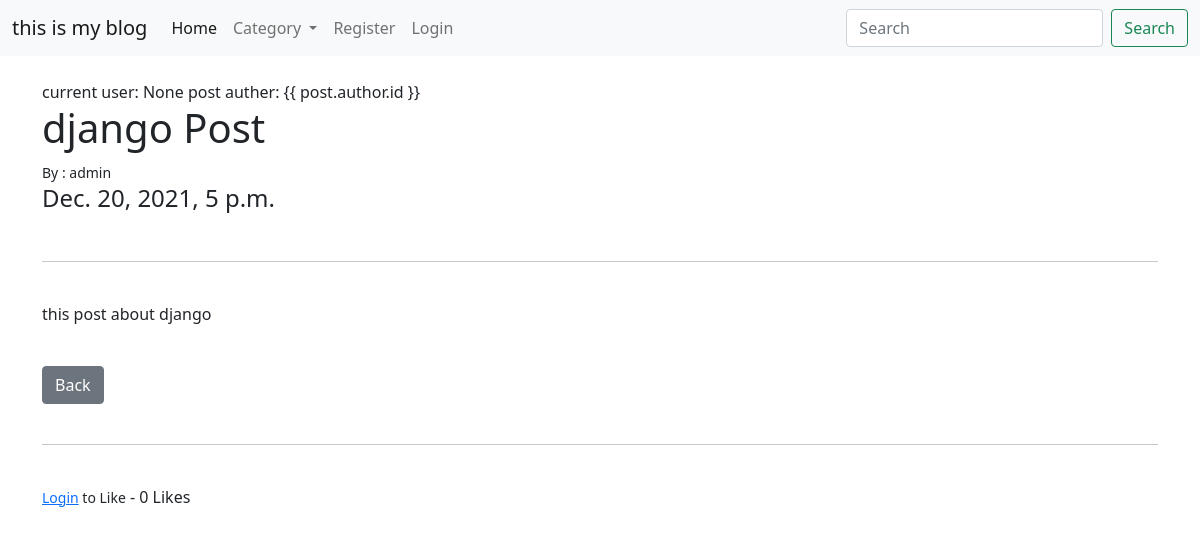
The app's page /article/2 with its own data.
### book/models.py (models this page shows, shortened)
class post(models.Model) :
    author =models.ForeignKey(User, on_delete=models.CASCADE,related_name="blog_posts")
    slug =models.SlugField(max_length=250,unique_for_date="publish")
    publish =models.DateTimeField(default=timezone.now)
    title =models.CharField(max_length=250)
    title_tag = models.CharField(max_length=250, default="this is my blog")
    body = RichTextField(blank = True, null = True)
    created =models.DateTimeField(auto_now_add=True)
    upadated =models.DateTimeField(auto_now=True)
    category = models.CharField(max_length=255, default='coding')
    likes = models.ManyToManyField(User, related_name='blog_postd')
    def total_likes(self):
        return self.likes.count()

### book/views.py (the view)
# urls.py: path('article/<int:pk>', ArticleDetailView.as_view(), name = "article-ditail"),
class ArticleDetailView(DetailView):
    model = post
    template_name = 'article_details.html'
    def get_context_data(self, *args, **kwargs):
        cat_menu = Category.objects.all();
        context = super(ArticleDetailView, self).get_context_data(*args, **kwargs)
        stuff = get_object_or_404(post, id=self.kwargs['pk'])
        total_likes = stuff.total_likes()
        liked = False
        if stuff.likes.filter(id=self.request.user.id).exists():
            liked = True
        context["cat_menu"] = cat_menu
        context["total_likes"] = total_likes
        context["liked"] = liked
        return context

### book/templates/article_details.html (shortened to what this page needs)
{% extends 'base.html' %} {% block title %} {{ post.title_tag }} {% endblock %}
{% block content %} current user: {{ user.id }} post auther: {{ post.author.id
}}
<h1>{{ post.title }}</h1>
<small> By : {{ post.author.first_name }} </small>
<h4>{{post.created}}</h4>
<br />
<hr />
<br />
<p>{{ post.body|slice:":1500"|safe }}</p>
<br />
<a class="btn btn-secondary" href="{% url 'list' %}">Back</a>
<br /><br />
<hr />
<br />
<form action="{% url 'like_post' post.pk %}" method="POST">
  {% csrf_token %} {% if user.is_authenticated %} {% if liked %}
  <button
    type="submit"
    ,
    name="post_id"
    ,
    value="{{ post.id }}"
    ,
    class="btn btn-danger btn-sm"
  >
    UnLike
  </button>
  {% else %}
  <button
    type="submit"
    ,
    name="post_id"
    ,
    value="{{ post.id }}"
    ,
    class="btn btn-primary btn-sm"
  >
    Like
  </button>
  {% endif %} {% else %}
  <small><a href = "{% url 'login' %}">Login</a> to Like</small>
  {% endif %} - {{ total_likes }} Likes
</form>
{% endblock %}

### records on screen
post: title "django Post", author.first_name "admin", created "Dec. 20, 2021, 5 p.m.", body "this post about django"

### other values on screen
{{ user.id }} "None"
{{ total_likes }} "0"
